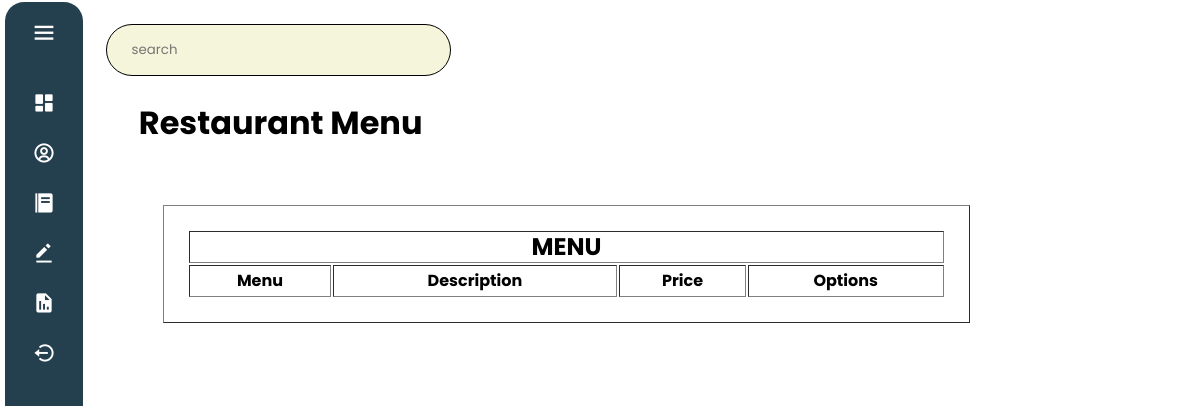
Page /PHP/RO_HomePage.php (signed in) on the earlier database version.
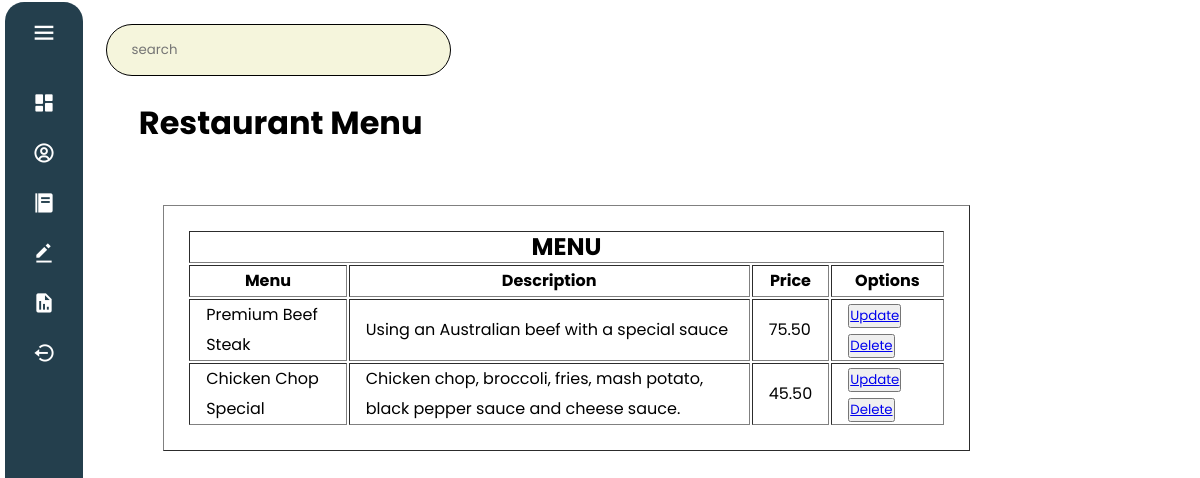
Same page on the later database version.
### tables this page shows
CREATE TABLE `RestaurantMenu`(
    `RM_ID` INT AUTO_INCREMENT,
    `Rest_ID` INT,
    `RM_MenuName` VARCHAR(30),
    `RM_Description` VARCHAR(700),
    `RM_Price` DECIMAL(65,2),
    PRIMARY KEY (`RM_ID`)
);

### PHP/RO_HomePage.php (the view, shortened to what this page needs)
<?php
    include_once 'C:\xampp\htdocs\Foody\Database\db.php';
?>
<!DOCTYPE html>
<html lang="en">
<head>
    <link rel="stylesheet" href="CSS/HomePage.css"/>
</head>
<body>
    <?php include "./RO_Navigationbar.php" ?>
    <div class="bar">
        <form action="" class="search-bar">
            <input type="text" placeholder="search" name="searchBar">
        </form>
        <h1><i class="fa-solid fa-chart-line"></i>Restaurant Menu</h1>
    </div>
    <?php
                        $query1 = "SELECT * FROM restaurantmenu WHERE Rest_ID = '{$_SESSION["RO_login"]}'";
                        $result = mysqli_query($con, $query1);
            ?>
                        <table border="1px" style="width: 70%; line-height:30px;">
                            <tr>
                                <th colspan=4><h2>MENU</h2></th>
                            </tr>
                            <t>
                                <th>Menu </th>
                                <th>Description</th>
                                <th>Price</th>
                                <th>Options</th>
                            </t>
                            <?php
                                if ($result->num_rows > 0) {
                                    while($row = $result->fetch_assoc()) {
                                        $id = $row['RM_ID'];
                                        $menu = $row['RM_MenuName'];
                                        $description = $row['RM_Description'];
                                        $price = $row['RM_Price'];
                                        echo
                                        '<tr>
                                            <td style="padding: 0 1rem">'.$menu.'</td>
                                            <td style="padding: 0 1rem">'.$description.'</td>
                                            <td style="padding: 0 1rem">'.$price.'</td>
                                            <td style="padding: 0 1rem">
                                                <button><a href= "RO_UpdateMenu.php?viewid='.$id.'">Update</a></button>
                                                <button><a href= "RO_DeleteMenu.php?deleteid='.$id.'">Delete</a></button>
                                            </td>
                                        </tr>';
                                    }
                                }
                            ?>
                        </table><br><br>
</body>
</html>

Differences in the rows shown:
now on this page (row edited): restaurantmenu: RM_MenuName "Premium Beef Steak", RM_Description "Using an Australian beef with a special sauce", RM_Price "75.50"
now on this page (row edited): restaurantmenu: RM_MenuName "Chicken Chop Special", RM_Description "Chicken chop, broccoli, fries, mash potato, black pepper sauce and cheese sauce.", RM_Price "45.50"
